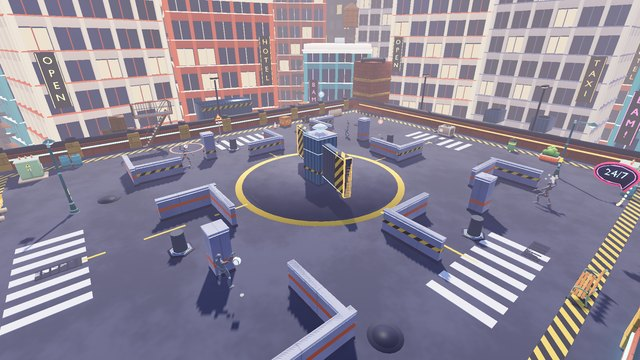
#> input picture assets/ui/cartes/croix_neon.jpg, 640 x 360 px
$ python -i capsules.py   (imports and definitions only)
#> lines starting #> are read from the running program, lines starting #| are printed output that depends on the picture
#> further down, picture is the input picture: PIL image 640x360 RGB; mean R, G, B 140.8, 133.5, 149.7
#!/usr/bin/env python3
"""Capsules Steam tirées des captures du jeu (tools/steam/shots.sh) et du logo du menu.

Usage : python3 tools/steam/capsules.py DOSSIER_DES_CAPTURES
Écrit DOSSIER/capsules/ aux tailles exigées par Steam (docs/steam/CHECKLIST-SORTIE-STEAM.md, section 2).
Le logo reprend celui du menu (interface « Affiche », scripts/UI/MainMenu.cs) : DOGEBALL en capitales Anton, trois
tirages décalés (bleu, orange, papier) comme une sérigraphie mal calée, filet et devise en vert acide (Barlow ExtraBold).
Devise en anglais : la page Steam est d'abord lue en anglais. Nom de travail : à refaire quand le nom définitif est
choisi (docs/steam/PAGE-STORE.md, section 1).
"""
import glob
import os
import sys

from PIL import Image, ImageDraw, ImageFilter, ImageFont, ImageStat

ROOT = os.path.dirname(os.path.dirname(os.path.dirname(os.path.abspath(__file__))))
FONT = os.path.join(ROOT, "assets", "fonts", "Anton-Regular.ttf")
TAG_FONT = os.path.join(ROOT, "assets", "fonts", "Barlow-ExtraBold.ttf")
NAME = os.environ.get("GAME_NAME", "DOGEBALL")
TAGLINE = os.environ.get("GAME_TAGLINE", "DODGE  ·  CATCH  ·  THROW BACK")
# Palette de l'interface (scripts/UI/UiKit.cs).
INK, PAPER, ORANGE, BLUE, LIME = (8, 8, 11), (243, 236, 221), (242, 97, 45), (46, 134, 222), (210, 245, 60)
NAVY = INK


# [57 lines left out: functions crop_to, logo, monogram, not called in this run]


def vignette(img, strength=0.55):
    """Assombrit les bords et le bas pour que le logo se lise sur la capture."""
#> called with strength = 0.55
    img = img.convert("RGB")
    w, h = img.size
#> w = 640; h = 360
    mask = Image.new("L", (w, h), 0)
#> mask: PIL image 640x360 L; every value is 0
    d = ImageDraw.Draw(mask)
    d.ellipse((-w * 0.25, -h * 0.35, w * 1.25, h * 1.15), fill=255)
    mask = mask.filter(ImageFilter.GaussianBlur(min(w, h) // 6))
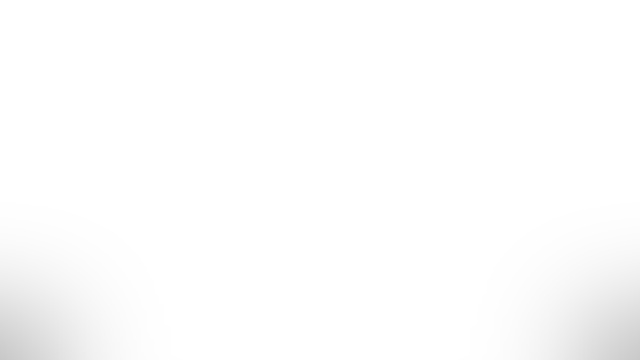
#> mask: PIL image 640x360 L; min 200, max 255, mean 252.9
    dark = Image.new("RGB", (w, h), NAVY)
    return Image.composite(img, Image.blend(img, dark, strength), mask)


# [24 lines left out: function with_logo, not called in this run]


def detail(path):
    """Densité de contours : haute pour un plan large et riche, basse pour un plan bouché par un mur proche."""
    return ImageStat.Stat(Image.open(path).convert("L").filter(ImageFilter.FIND_EDGES)).mean[0]


# [37 lines left out: function main, not called in this run]


# [2 lines not run here, left out]

>>> from PIL import Image
>>> picture = Image.open('../../assets/ui/cartes/croix_neon.jpg')
>>> result = vignette(picture)
